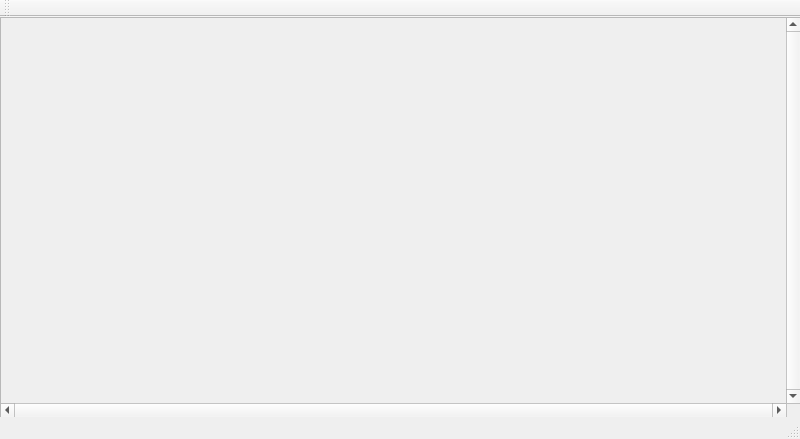
<?xml version="1.0" encoding="UTF-8"?>
<ui version="4.0">
 <class>GUI</class>
 <widget class="QMainWindow" name="GUI">
  <property name="geometry">
   <rect>
    <x>0</x>
    <y>0</y>
    <width>800</width>
    <height>400</height>
   </rect>
  </property>
  <property name="windowTitle">
   <string>GUI</string>
  </property>
  <widget class="QWidget" name="centralWidget">
   <property name="minimumSize">
    <size>
     <width>800</width>
     <height>400</height>
    </size>
   </property>
   <widget class="QLabel" name="imageLabel">
    <property name="geometry">
     <rect>
      <x>0</x>
      <y>0</y>
      <width>2000</width>
      <height>2000</height>
     </rect>
    </property>
    <property name="minimumSize">
     <size>
      <width>2000</width>
      <height>2000</height>
     </size>
    </property>
    <property name="text">
     <string/>
    </property>
   </widget>
   <widget class="QScrollArea" name="scrollArea">
    <property name="geometry">
     <rect>
      <x>0</x>
      <y>0</y>
      <width>801</width>
      <height>401</height>
     </rect>
    </property>
    <property name="minimumSize">
     <size>
      <width>800</width>
      <height>400</height>
     </size>
    </property>
    <property name="verticalScrollBarPolicy">
     <enum>Qt::ScrollBarAlwaysOn</enum>
    </property>
    <property name="horizontalScrollBarPolicy">
     <enum>Qt::ScrollBarAlwaysOn</enum>
    </property>
    <property name="widgetResizable">
     <bool>true</bool>
    </property>
    <property name="alignment">
     <set>Qt::AlignLeading|Qt::AlignLeft|Qt::AlignVCenter</set>
    </property>
    <widget class="QWidget" name="scrollAreaWidgetContents">
     <property name="geometry">
      <rect>
       <x>0</x>
       <y>0</y>
       <width>799</width>
       <height>479</height>
      </rect>
     </property>
    </widget>
   </widget>
  </widget>
  <widget class="QMenuBar" name="menuBar">
   <property name="geometry">
    <rect>
     <x>0</x>
     <y>0</y>
     <width>800</width>
     <height>22</height>
    </rect>
   </property>
  </widget>
  <widget class="QToolBar" name="mainToolBar">
   <attribute name="toolBarArea">
    <enum>TopToolBarArea</enum>
   </attribute>
   <attribute name="toolBarBreak">
    <bool>false</bool>
   </attribute>
  </widget>
  <widget class="QStatusBar" name="statusBar"/>
 </widget>
 <layoutdefault spacing="6" margin="11"/>
 <resources/>
 <connections/>
</ui>
